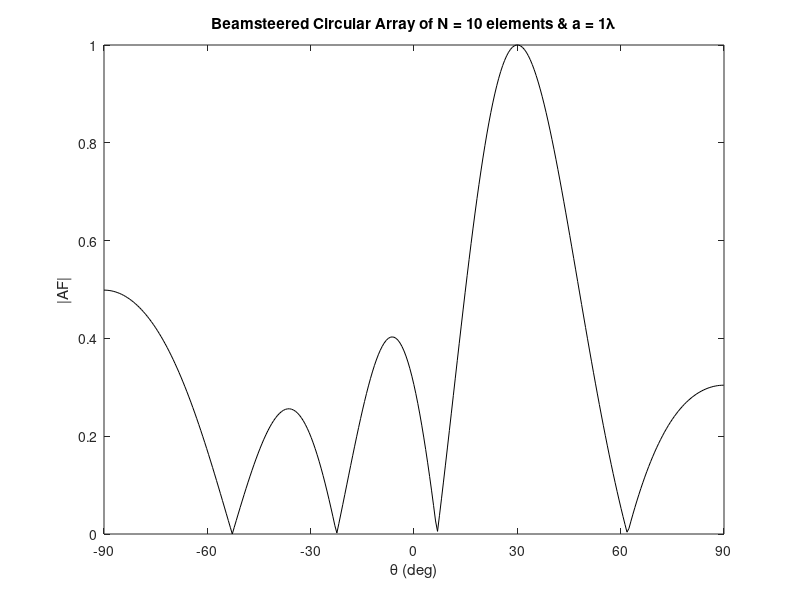

Here is the MATLAB script that generated this plot:
%%%%%%%%%%%%%%%%%%%%%%%%%%%%%%%%%%%%%%%%%%%%%%%%%%%%%%%%%%%%%%%
%%                                                           %%
%%  ******************************************************   %%
%%  * Smart Antennas for Wireless Applications w/ Matlab *   %%
%%  ******************************************************   %%
%%                                                           %%
%% Chapter 4: Fig 4.24                                       %%
%%                                                           %%
%% Author: Frank Gross                                       %%
%% McGraw-Hill, 2005                                         %%
%% Date:  4/24/2005                                          %%
%%                                                           %%
%% This code creates Figure 4.24, a plot of the elevation    %%
%%     pattern for a circular array directed to th0 = 30 deg %%
%%     and ph0 = 0.                                          %%
%%%%%%%%%%%%%%%%%%%%%%%%%%%%%%%%%%%%%%%%%%%%%%%%%%%%%%%%%%%%%%%      

%%------------------- Define Variables:----------------------%%
% a - radius of circular array                                %
% N - number of array elements                                %
% pinc - phase increments between adjacent elements           %
% th - angle (rad)                                            %
% th0 - elevation angle (rad)                                 %
% ph0 - azimuthal angle (rad)                                 %
% AF - array factor of N element array                        %
%%-----------------------------------------------------------%%

%%----- Given Values -----%%

a = 1; N = 10; pinc = 2*pi/N; 

th = -pi/2:.01:pi/2; th0 = pi/6; ph0 = 0;

%%----- Determine Array Factor for Circular Array -----%%

AF = 0;
for n = 1:N
    AF = AF + exp(-1j*2*pi*a*(sin(th)*cos(ph0-(n-1)*pinc)-sin(th0)*cos(ph0-(n-1)*pinc)));
end

%%----- Plot Results -----%%

figure(1), plot(th*180/pi,abs(AF/max(AF)),'k')
xlabel('\theta (deg)'), ylabel('|AF|')
title('\bfBeamsteered Circular Array of N = 10 elements & a = 1\lambda')
axis([-90 90 0 1]), set(gca,'xTick',[-90:30:90])